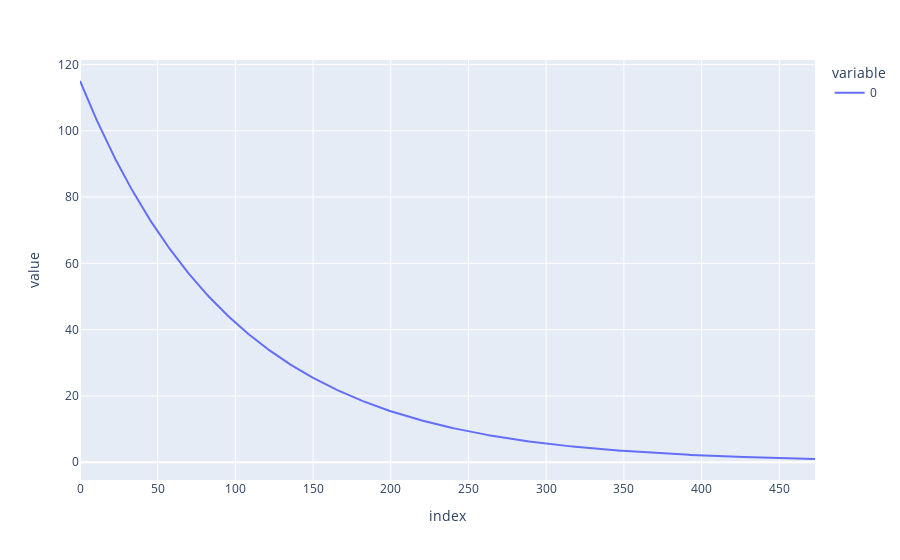

The notebook cell saved with this chart:
### Code cell
#Exercise 6-2
sg = []
c = 100
def frob_dist(a=[], b=[]):
    return np.linalg.norm(a,b.any())

A = np.random.randint(0,50,9).reshape(3,3)
B = np.random.randint(0,50,9).reshape(3,3)
s=1
while c >= 1:
    c = frob_dist(s*A,s*B)
    s = s*0.99
    sg.append(c)

print(c)
pt.line(sg)

### Figure 1 — Plotly figure (JSON) as saved in the notebook; plotly's stock layout.template omitted (floating-point values rounded to 4 significant figures; data arrays with more than 128 entries replaced by an {"elided": "..."} marker saying what was removed)
{"data": [{"hovertemplate": "variable=0<br>index=%{x}<br>value=%{y}<extra></extra>", "legendgroup": "0", "line": {"color": "#636efa", "dash": "solid"}, "marker": {"symbol": "circle"}, "mode": "lines", "name": "0", "orientation": "v", "showlegend": true, "type": "scatter", "x": {"elided": "474 int values"}, "xaxis": "x", "y": {"elided": "474 float values"}, "yaxis": "y"}], "layout": {"legend": {"title": {"text": "variable"}, "tracegroupgap": 0}, "margin": {"t": 60}, "xaxis": {"anchor": "y", "domain": [0, 1], "title": {"text": "index"}}, "yaxis": {"anchor": "x", "domain": [0, 1], "title": {"text": "value"}}}}
